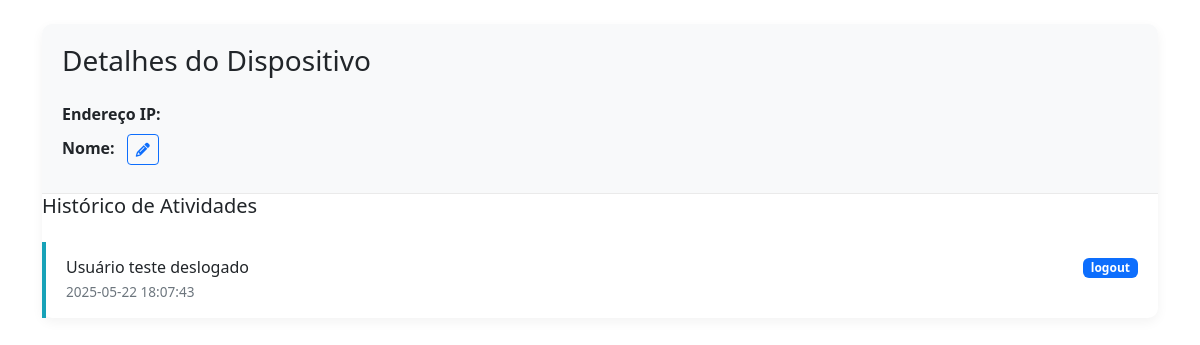
The app's page /device_details?ip=127.0.0.1 (signed in) with its own data.
### tables this page shows
CREATE TABLE alerts
                 (id INTEGER PRIMARY KEY AUTOINCREMENT,
                 clinic_id INTEGER,
                 timestamp TEXT,
                 ip TEXT,
                 event_type TEXT,
                 description TEXT,
                 severity TEXT,
                 FOREIGN KEY (clinic_id) REFERENCES clinics(id));

### app.py (the view)
@app.route('/device_details')
def device_details():
    ip = request.args.get('ip')
    clinic_id = session.get('clinic_id')
    if not clinic_id:
        return redirect(url_for('login'))
    conn = sqlite3.connect('safeclinica.db', check_same_thread=False)
    c = conn.cursor()
    c.execute("SELECT * FROM devices WHERE ip = ?", (ip,))
    device = c.fetchone()
    c.execute("""
        SELECT timestamp, event_type, description, severity
        FROM alerts
        WHERE ip = ? AND clinic_id = ?
        ORDER BY timestamp DESC
    """, (ip, clinic_id))
    history = c.fetchall()
    conn.close()
    return render_template('device_details.html',
                         device=device if device else {'ip': ip, 'custom_name': ip},
                         history=history)

### app.py (called while the page is built)
@login_manager.user_loader
def load_user(user_id):
    conn = sqlite3.connect('safeclinica.db', check_same_thread=False)
    c = conn.cursor()
    c.execute("SELECT id, admin_user, admin_password, totp_secret FROM clinics WHERE id = ?", (user_id,))
    user_data = c.fetchone()
    conn.close()
    if user_data:
        return User(id=user_data[0], username=user_data[1], password_hash=user_data[2], totp_secret=user_data[3])
    return None

### templates/device_details.html (shortened to what this page needs)
<!DOCTYPE html>
<html lang="pt-BR">
<head>
    <link href="https://cdn.jsdelivr.net/npm/bootstrap@5.3.0/dist/css/bootstrap.min.css" rel="stylesheet">
    <link rel="stylesheet" href="https://cdnjs.cloudflare.com/ajax/libs/font-awesome/6.4.0/css/all.min.css">
</head>
<body>
    <div class="container py-4">
        <div class="card device-card">
            <div class="device-header">
                <h3 class="mb-4">Detalhes do Dispositivo</h3>
                <div class="row">
                    <div class="col-md-6">
                        <p class="mb-2"><strong>Endereço IP:</strong> {{ device.ip }}</p>
                        <p class="mb-2"><strong>Nome:</strong>
                            <button class="btn btn-sm btn-outline-primary ms-2" id="edit-name-btn">
                                <i class="fas fa-pencil-alt"></i>
                            </button>
                        </p>
                    </div>
                    <div class="col-md-6">
                    </div>
                </div>
            </div>
            <div class="card-body activity-log">
                <h5 class="card-title mb-4">Histórico de Atividades</h5>
                <div id="activity-history">
                    {% for event in history %}
                    <div class="log-entry log-{{ event[3] }}">
                        <div class="d-flex justify-content-between align-items-center mb-1">
                            <h6 class="mb-0">{{ event[2] }}</h6>
                            <span class="badge log-badge bg-{{ 'danger' if event[3] == 'critical' else 'warning' if event[3] == 'warning' else 'primary' if event[3] == 'info' else 'success' }}">
                                {{ event[1] }}
                            </span>
                        </div>
                        <p class="log-time mb-0">{{ event[0] }}</p>
                    </div>
                    {% else %}
                    <div class="no-activity">
                        <p class="mb-0"><i class="far fa-clock me-2"></i>Nenhuma atividade registrada</p>
                    </div>
                    {% endfor %}
                </div>
            </div>
        </div>
    </div>
</body>
</html>

### templates/device_details.html (style rules this page uses)
.device-card { border-radius: 10px; box-shadow: 0 4px 12px rgba(0, 0, 0, 0.05); border: none; margin-bottom: 24px; }
.device-header { background-color: #f8f9fa; border-bottom: 1px solid #eaeaea; padding: 20px; border-top-left-radius: 10px; border-top-right-radius: 10px; }
.activity-log { padding: 0; }
.log-entry { padding: 16px 20px; border-bottom: 1px solid #f0f0f0; transition: background-color 0.2s; }
.log-entry:last-child { border-bottom: none; }
.log-info { border-left: 4px solid #17a2b8; }
.log-time { font-size: 0.85rem; color: #6c757d; }
.log-badge { font-size: 0.75rem; padding: 4px 8px; }

### records on screen
alerts: description "Usuário teste deslogado", event_type "logout", timestamp "2025-05-22 18:07:43"
